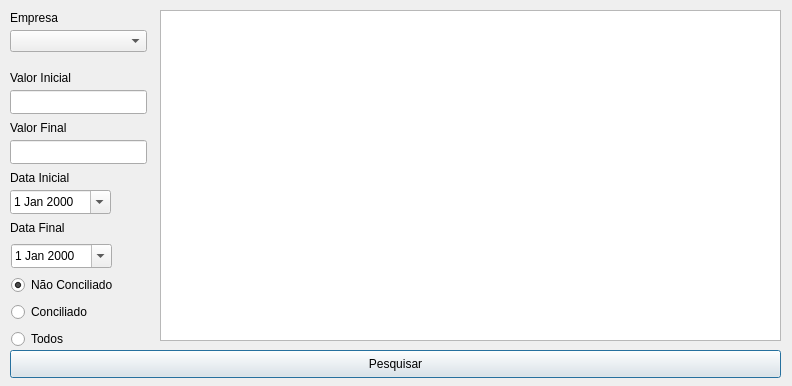
<?xml version="1.0" encoding="UTF-8"?>
<ui version="4.0">
 <class>Dialog</class>
 <widget class="QDialog" name="Dialog">
  <property name="enabled">
   <bool>true</bool>
  </property>
  <property name="geometry">
   <rect>
    <x>0</x>
    <y>0</y>
    <width>792</width>
    <height>386</height>
   </rect>
  </property>
  <property name="windowTitle">
   <string>Dialog</string>
  </property>
  <widget class="QRadioButton" name="bt_todos">
   <property name="geometry">
    <rect>
     <x>11</x>
     <y>329</y>
     <width>62</width>
     <height>20</height>
    </rect>
   </property>
   <property name="tabletTracking">
    <bool>false</bool>
   </property>
   <property name="text">
    <string>Todos</string>
   </property>
   <property name="checkable">
    <bool>true</bool>
   </property>
   <property name="checked">
    <bool>false</bool>
   </property>
   <property name="autoRepeat">
    <bool>false</bool>
   </property>
   <property name="autoExclusive">
    <bool>true</bool>
   </property>
  </widget>
  <widget class="QRadioButton" name="bt_nao_conciliado">
   <property name="geometry">
    <rect>
     <x>11</x>
     <y>275</y>
     <width>111</width>
     <height>20</height>
    </rect>
   </property>
   <property name="text">
    <string>Não Conciliado</string>
   </property>
   <property name="checked">
    <bool>true</bool>
   </property>
  </widget>
  <widget class="QRadioButton" name="bt_conciliado">
   <property name="geometry">
    <rect>
     <x>11</x>
     <y>302</y>
     <width>85</width>
     <height>20</height>
    </rect>
   </property>
   <property name="tabletTracking">
    <bool>false</bool>
   </property>
   <property name="text">
    <string>Conciliado</string>
   </property>
   <property name="checkable">
    <bool>true</bool>
   </property>
   <property name="checked">
    <bool>false</bool>
   </property>
   <property name="autoRepeat">
    <bool>false</bool>
   </property>
   <property name="autoExclusive">
    <bool>true</bool>
   </property>
  </widget>
  <widget class="QPushButton" name="pesquisa">
   <property name="geometry">
    <rect>
     <x>10</x>
     <y>350</y>
     <width>771</width>
     <height>28</height>
    </rect>
   </property>
   <property name="text">
    <string>Pesquisar</string>
   </property>
  </widget>
  <widget class="QDateEdit" name="data_inicial">
   <property name="geometry">
    <rect>
     <x>10</x>
     <y>190</y>
     <width>101</width>
     <height>24</height>
    </rect>
   </property>
   <property name="wrapping">
    <bool>false</bool>
   </property>
   <property name="frame">
    <bool>true</bool>
   </property>
   <property name="buttonSymbols">
    <enum>QAbstractSpinBox::UpDownArrows</enum>
   </property>
   <property name="dateTime">
    <datetime>
     <hour>0</hour>
     <minute>0</minute>
     <second>0</second>
     <year>2000</year>
     <month>1</month>
     <day>1</day>
    </datetime>
   </property>
   <property name="calendarPopup">
    <bool>true</bool>
   </property>
   <property name="currentSectionIndex">
    <number>0</number>
   </property>
   <property name="timeSpec">
    <enum>Qt::LocalTime</enum>
   </property>
  </widget>
  <widget class="QDateEdit" name="data_final">
   <property name="geometry">
    <rect>
     <x>11</x>
     <y>244</y>
     <width>101</width>
     <height>24</height>
    </rect>
   </property>
   <property name="dateTime">
    <datetime>
     <hour>0</hour>
     <minute>0</minute>
     <second>0</second>
     <year>2000</year>
     <month>1</month>
     <day>1</day>
    </datetime>
   </property>
   <property name="currentSection">
    <enum>QDateTimeEdit::DaySection</enum>
   </property>
   <property name="calendarPopup">
    <bool>true</bool>
   </property>
  </widget>
  <widget class="QLineEdit" name="max_value">
   <property name="geometry">
    <rect>
     <x>10</x>
     <y>140</y>
     <width>137</width>
     <height>24</height>
    </rect>
   </property>
  </widget>
  <widget class="QLineEdit" name="min_value">
   <property name="geometry">
    <rect>
     <x>10</x>
     <y>90</y>
     <width>137</width>
     <height>24</height>
    </rect>
   </property>
  </widget>
  <widget class="QLabel" name="label">
   <property name="geometry">
    <rect>
     <x>10</x>
     <y>70</y>
     <width>67</width>
     <height>16</height>
    </rect>
   </property>
   <property name="text">
    <string>Valor Inicial</string>
   </property>
  </widget>
  <widget class="QLabel" name="label_2">
   <property name="geometry">
    <rect>
     <x>10</x>
     <y>120</y>
     <width>61</width>
     <height>16</height>
    </rect>
   </property>
   <property name="text">
    <string>Valor Final</string>
   </property>
  </widget>
  <widget class="QLabel" name="label_3">
   <property name="geometry">
    <rect>
     <x>10</x>
     <y>170</y>
     <width>63</width>
     <height>16</height>
    </rect>
   </property>
   <property name="text">
    <string>Data Inicial</string>
   </property>
  </widget>
  <widget class="QLabel" name="label_4">
   <property name="geometry">
    <rect>
     <x>10</x>
     <y>220</y>
     <width>57</width>
     <height>16</height>
    </rect>
   </property>
   <property name="text">
    <string>Data Final</string>
   </property>
  </widget>
  <widget class="QListView" name="listView">
   <property name="geometry">
    <rect>
     <x>160</x>
     <y>10</y>
     <width>621</width>
     <height>331</height>
    </rect>
   </property>
   <property name="viewMode">
    <enum>QListView::ListMode</enum>
   </property>
  </widget>
  <widget class="QComboBox" name="comboBox">
   <property name="geometry">
    <rect>
     <x>10</x>
     <y>30</y>
     <width>137</width>
     <height>22</height>
    </rect>
   </property>
   <property name="editable">
    <bool>false</bool>
   </property>
   <property name="insertPolicy">
    <enum>QComboBox::InsertAtBottom</enum>
   </property>
  </widget>
  <widget class="QLabel" name="label_5">
   <property name="geometry">
    <rect>
     <x>10</x>
     <y>10</y>
     <width>55</width>
     <height>16</height>
    </rect>
   </property>
   <property name="text">
    <string>Empresa</string>
   </property>
  </widget>
 </widget>
 <resources/>
 <connections/>
</ui>
